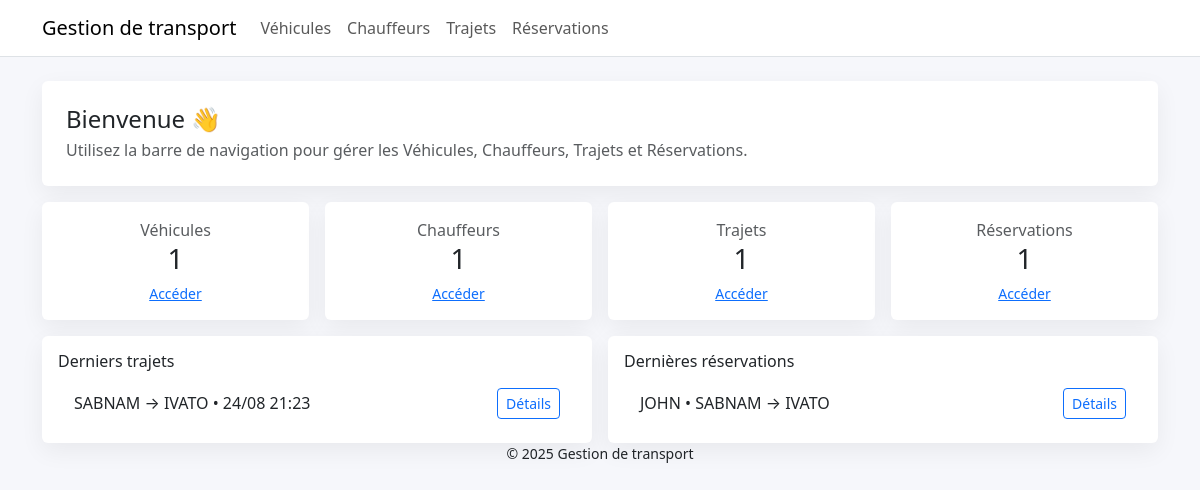
Before: / with the older database file.
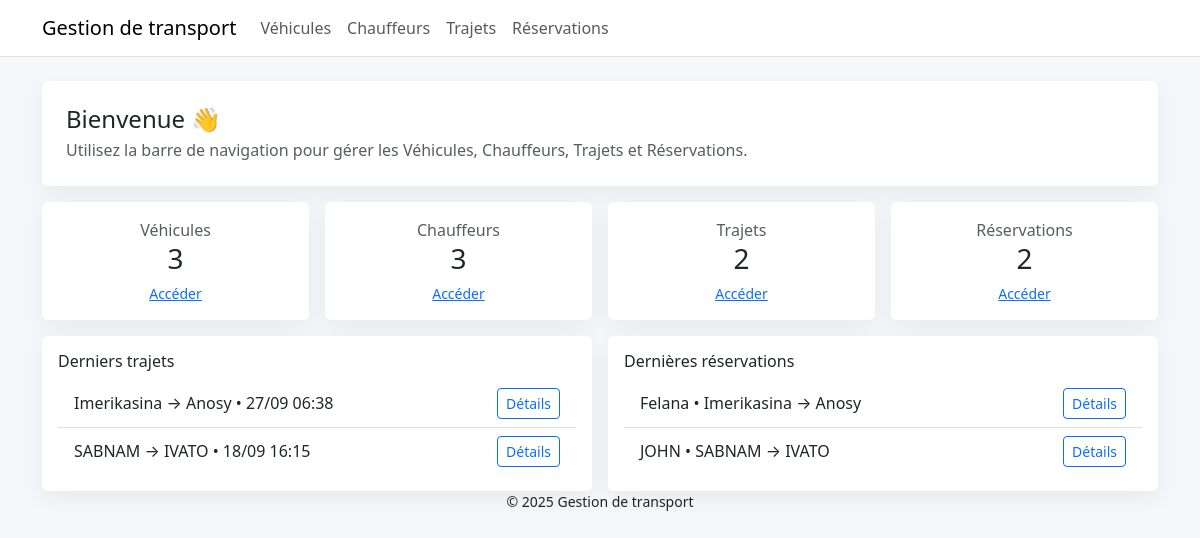
After: the same page with the newer database file.
### transport/models.py (models this page shows, shortened)
class Horodatage(models.Model):
    date_creation = models.DateTimeField(auto_now_add=True)
    date_mise_a_jour = models.DateTimeField(auto_now=True)
    class Meta:
        abstract = True

class Trajet(Horodatage):
    STATUTS = [
        ('planifie', 'Planifié'),
        ('termine', 'Terminé'),
        ('annule', 'Annulé'),
    ]
    vehicule = models.ForeignKey(Vehicule, on_delete=models.PROTECT)
    chauffeur = models.ForeignKey(Chauffeur, on_delete=models.PROTECT)
    origine = models.CharField(max_length=100)
    destination = models.CharField(max_length=100)
    depart_datetime = models.DateTimeField()
    arrivee_datetime = models.DateTimeField()
    statut = models.CharField(max_length=20, choices=STATUTS, default='planifie')

class Reservation(Horodatage):
    STATUTS = [
        ('en_attente', 'En attente'),
        ('confirmee', 'Confirmée'),
        ('annulee', 'Annulée'),
    ]
    trajet = models.ForeignKey(Trajet, on_delete=models.CASCADE, related_name='reservations')
    nom_client = models.CharField(max_length=100)
    telephone_client = models.CharField(max_length=30, blank=True)
    nombre_passagers = models.PositiveIntegerField(default=1)
    statut = models.CharField(max_length=20, choices=STATUTS, default='en_attente')

### transport/views.py (the view)
# urls.py: path('', views.AccueilVue.as_view(), name='accueil'),
class AccueilVue(TemplateView):
    template_name = 'transport/accueil.html'
    def get_context_data(self, **kwargs):
        contexte = super().get_context_data(**kwargs)
        contexte['statistiques'] = {
            'vehicules': Vehicule.objects.count(),
            'chauffeurs': Chauffeur.objects.count(),
            'trajets': Trajet.objects.count(),
            'reservations': Reservation.objects.count(),
        }
        contexte['derniers_trajets'] = Trajet.objects.order_by('-date_creation')[:5]
        contexte['dernieres_reservations'] = Reservation.objects.select_related('trajet').order_by('-date_creation')[:5]
        return contexte

### transport/templates/transport/accueil.html (shortened to what this page needs)
{% extends 'base.html' %}
{% block content %}
<div class="row g-3">
  <div class="col-12">
    <div class="card carte p-4">
      <h1 class="h4 mb-1">Bienvenue 👋</h1>
      <p class="text-muted mb-0">Utilisez la barre de navigation pour gérer les Véhicules, Chauffeurs, Trajets et Réservations.</p>
    </div>
  </div>
  <div class="col-6 col-md-3">
    <div class="card carte p-3 text-center">
      <div class="text-muted">Véhicules</div>
      <div class="h3">{{ statistiques.vehicules }}</div>
      <a class="small" href="{% url 'vehicule_liste' %}">Accéder</a>
    </div>
  </div>
  <div class="col-6 col-md-3">
    <div class="card carte p-3 text-center">
      <div class="text-muted">Chauffeurs</div>
      <div class="h3">{{ statistiques.chauffeurs }}</div>
      <a class="small" href="{% url 'chauffeur_liste' %}">Accéder</a>
    </div>
  </div>
  <div class="col-6 col-md-3">
    <div class="card carte p-3 text-center">
      <div class="text-muted">Trajets</div>
      <div class="h3">{{ statistiques.trajets }}</div>
      <a class="small" href="{% url 'trajet_liste' %}">Accéder</a>
    </div>
  </div>
  <div class="col-6 col-md-3">
    <div class="card carte p-3 text-center">
      <div class="text-muted">Réservations</div>
      <div class="h3">{{ statistiques.reservations }}</div>
      <a class="small" href="{% url 'reservation_liste' %}">Accéder</a>
    </div>
  </div>
  <div class="col-lg-6">
    <div class="card carte p-3">
      <h3 class="h6">Derniers trajets</h3>
      <ul class="list-group list-group-flush">
        {% for t in derniers_trajets %}
          <li class="list-group-item d-flex justify-content-between align-items-center">
            <span>{{ t.origine }} → {{ t.destination }} • {{ t.depart_datetime|date:"d/m H:i" }}</span>
            <a href="{% url 'trajet_detail' t.pk %}" class="btn btn-sm btn-outline-primary">Détails</a>
          </li>
        {% empty %}
          <li class="list-group-item text-muted">Aucun trajet pour le moment.</li>
        {% endfor %}
      </ul>
    </div>
  </div>
  <div class="col-lg-6">
    <div class="card carte p-3">
      <h3 class="h6">Dernières réservations</h3>
      <ul class="list-group list-group-flush">
        {% for r in dernieres_reservations %}
          <li class="list-group-item d-flex justify-content-between align-items-center">
            <span>{{ r.nom_client }} • {{ r.trajet.origine }} → {{ r.trajet.destination }}</span>
            <a href="{% url 'reservation_detail' r.pk %}" class="btn btn-sm btn-outline-primary">Détails</a>
          </li>
        {% empty %}
          <li class="list-group-item text-muted">Aucune réservation pour le moment.</li>
        {% endfor %}
      </ul>
    </div>
  </div>
</div>
{% endblock %}

### transport/templates/base.html (shortened to what this page needs)
{% load static %}
<!DOCTYPE html>
<html lang="fr">
<head>
  <link href="https://cdn.jsdelivr.net/npm/bootstrap@5.3.2/dist/css/bootstrap.min.css" rel="stylesheet">
</head>
<body>
<nav class="navbar navbar-expand-lg bg-white border-bottom">
  <div class="container">
    <a class="navbar-brand" href="{% url 'accueil' %}">Gestion de transport</a>
    <div id="nav" class="collapse navbar-collapse">
      <ul class="navbar-nav me-auto mb-2 mb-lg-0">
        <li class="nav-item"><a class="nav-link" href="{% url 'vehicule_liste' %}">Véhicules</a></li>
        <li class="nav-item"><a class="nav-link" href="{% url 'chauffeur_liste' %}">Chauffeurs</a></li>
        <li class="nav-item"><a class="nav-link" href="{% url 'trajet_liste' %}">Trajets</a></li>
        <li class="nav-item"><a class="nav-link" href="{% url 'reservation_liste' %}">Réservations</a></li>
      </ul>
    </div>
  </div>
</nav>
<main class="container mt-4">
  {% block content %}{% endblock %}
</main>
<footer class="container mb-5">
  <div class="text-center small">© {% now "Y" %} Gestion de transport</div>
</footer>
</body>
</html>

### transport/templates/base.html (style rules this page uses)
body { background:#f6f7fb; }
.carte { border:none; box-shadow: 0 8px 24px rgba(0,0,0,.06); }

Changed rows visible on the page:
added Trajet: origine "Imerikasina", destination "Anosy", depart_datetime "27/09 06:38"
changed Trajet "SABNAM": depart_datetime "24/08 21:23" → "18/09 16:15"
added Reservation: nom_client "Felana", trajet.origine "Imerikasina", trajet.destination "Anosy"
Other visible differences:
{{ statistiques.vehicules }}: "1" → "3"
{{ statistiques.chauffeurs }}: "1" → "3"
{{ statistiques.trajets }}: "1" → "2"
{{ statistiques.reservations }}: "1" → "2"
